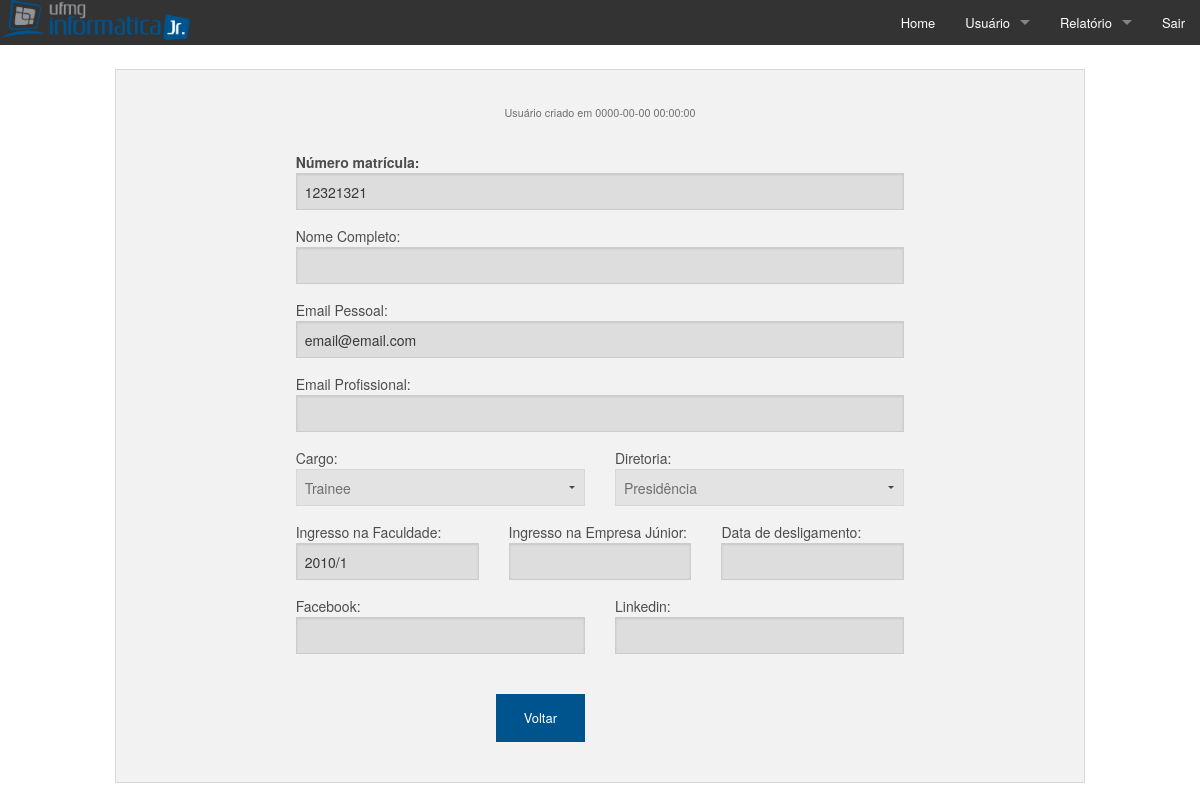
Page /pages/ver_usuario.php?id=12321321 (signed in) on the committed database.
### tables this page shows
CREATE TABLE IF NOT EXISTS `usuarios` (
  `matr` char(10) NOT NULL,
  `nome` varchar(50) NOT NULL,
  `senha` varchar(256) NOT NULL,
  `email_pessoal` char(50) NOT NULL,
  `email_profissional` varchar(50) DEFAULT NULL,
  `diretoria` int(11) DEFAULT NULL,
  `cargo` char(30) NOT NULL,
  `ingresso_faculdade` varchar(6) NOT NULL,
  `ingresso_empresa` varchar(45) DEFAULT NULL,
  `permissao` int(6) NOT NULL COMMENT 'admin ou comum',
  `conectado` int(11) NOT NULL COMMENT '1=CONECTADO; 0=NÃO CONECTADO',
  `data_criacao` datetime NOT NULL,
  `data_desligamento` varchar(45) DEFAULT NULL,
  PRIMARY KEY (`matr`),
  UNIQUE KEY `email` (`email_pessoal`),
  KEY `diretoria` (`diretoria`),
  KEY `id_premissoes_idx` (`permissao`)
);

CREATE TABLE IF NOT EXISTS `diretorias` (
  `id_diretoria` int(11) NOT NULL AUTO_INCREMENT,
  `nome_diretoria` varchar(25) NOT NULL,
  PRIMARY KEY (`id_diretoria`)
);

### pages/ver_usuario.php (the view, shortened to what this page needs)
<?php
	require_once("connect/testmysql_p.php");
	$matr = $_GET['id'];
	$sql_usuario = "SELECT * FROM usuarios WHERE matr='$matr';";
	if (isset($sql_usuario)) {
		$result = mysqli_query($conn, $sql_usuario);
	}
	$sql_diretoria = "SELECT nome_diretoria FROM usuarios JOIN diretorias ON diretoria=id_diretoria WHERE matr='$matr';";
	if (isset($sql_diretoria)) {
		$result2 = mysqli_query($conn, $sql_diretoria);
	} else
		echo 'Erro: ' . mysqli_error($conn);
	while ($row = mysqli_fetch_assoc($result2)) {
		$nome_diretoria = $row['nome_diretoria'];
	}
	while ($row = mysqli_fetch_assoc($result)) {
?>
<!doctype html>
<html class="no-js" lang="en">
<head>
	<link rel="stylesheet" href="../css/foundation.css" />
</head>
<body>
	<?php
		require_once("menu/menu.php");
		echo "<br>";
	?>
	<div class="row">
		<div class="large-12 columns">
			<div class="panel">
				<h5 class="text-center"><small>Usuário criado em <?php echo $row['data_criacao']?></small></h5>
				<br>
				<div class="row">
					<div class="large-8 push-2 columns">
						<form>
							<label class="fn"><strong> Número matrícula: </strong><input type="text" id="matricula" value='<?php echo $row['matr']?>' disabled /> </label>
							<label> Nome Completo: <input type="text" id="name" value='<?php echo $row['nome']?>' disabled/> </label>
							<label> Email Pessoal: <input type="text" id="email" value='<?php echo $row['email_pessoal']?>' disabled/> </label>
							<label> Email Profissional: <input type="text" id="email" value='<?php echo $row['email_profissional']?>' disabled/> </label>
							<div class="row">
    							<div class="large-6 columns" >
									<label>Cargo:
										<select disabled>
											<option value="" ><?php echo $row['cargo']?></option>
										</select>
									</label>
		    					</div>
		    					<div class="large-6 columns" >
		    						<label >Diretoria:
										<select disabled>
											<option value=""><?php echo $nome_diretoria?></option>
										</select>
									</label>
								</div>
							</div>
							<div class="row">
    							<div class="large-4 columns" >
		    						<label> Ingresso na Faculdade: <input type="text" value='<?php echo $row['ingresso_faculdade']?>' disabled/></label>
		    					</div>
		    					<div class="large-4 columns" >
		    						<label> Ingresso na Empresa Júnior: <input type="text" value='<?php echo $row['ingresso_empresa']?>' disabled/> </label>
		    					</div>
		    					<div class="large-4 columns" >
		    						<label> Data de desligamento: <input type="text" value='<?php echo $row['data_desligamento']?>' disabled/> </label>
		    					</div>
		    				</div>
		    				<div class="row">
    							<div class="large-6 columns" >
		    						<label> Facebook: <input type="text" value='<?php echo $row['facebook']?>' disabled/></label>
		    					</div>
		    					<div class="large-6 columns" >
		    						<label> Linkedin: <input type="text" value='<?php echo $row['linkedin']?>' disabled/> </label>
		    					</div>
		    				</div>
							<br>
							<div class="row">
								<div class="large-6 columns text-right">
									<a href="listar_usuarios.php"class="small button">Voltar</a>
								</div>
							</div>
						</form>
						<?php
							}
						?>
					</div>
				</div>
			</div>
		</div>
	</div>
</body>
</html>

### pages/menu/menu.php (shortened to what this page needs)
<nav class="top-bar" data-topbar role="navigation">
	<ul class="title-area">
		<li class="name logo">
			<a href="home.php"><img src="../img/logomenu.png"></a>
		</li>
	</ul>
	<section class="top-bar-section">
		<ul class="right">
			<li><a href="home.php">Home</a></li>
			<li class="has-dropdown">
				<a href="#">Usuário</a>
			</li>
			<li class="has-dropdown">
				<a href="#">Relatório</a>
			</li>
			<li><a href="logout.php">Sair</a></li>
		</ul>
	</section>
</nav>

### rows in the picture
usuarios: data_criacao "0000-00-00 00:00:00", matr "12321321", email_pessoal "email@email.com", cargo "Trainee", diretoria.nome_diretoria "Presidência", ingresso_faculdade "2010/1"
